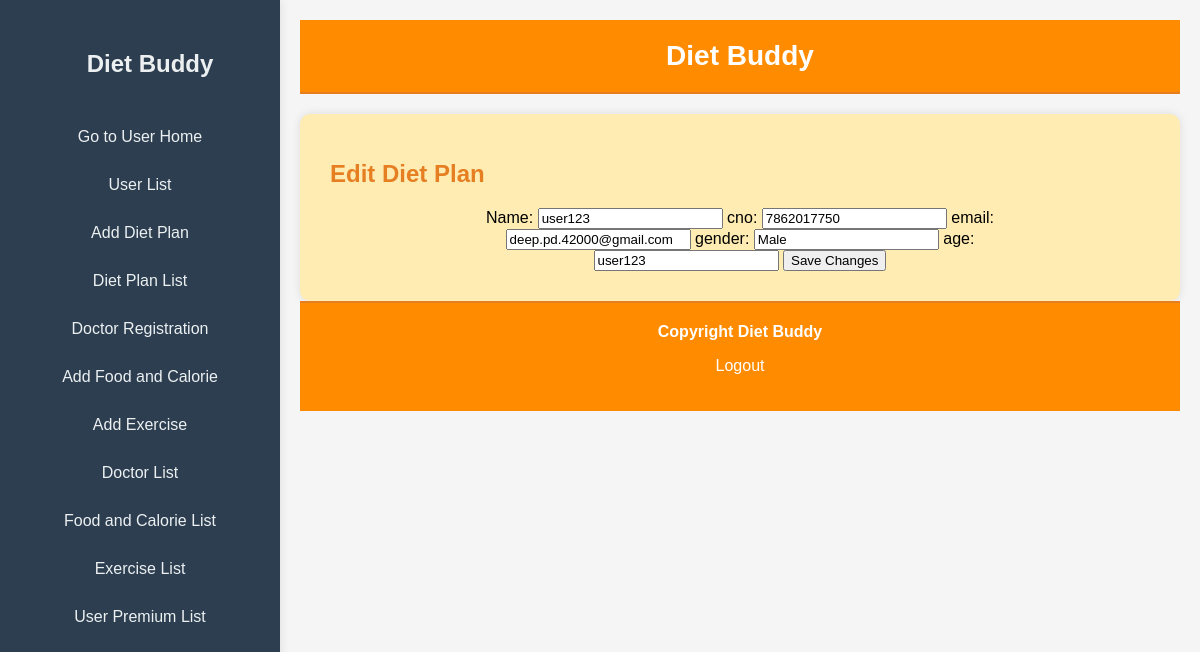
The page /edit-userlist.php?id=14 (signed in) on the database its author committed.
### tables this page shows
CREATE TABLE `user_registration` (
  `id` int(50) NOT NULL,
  `name` varchar(100) DEFAULT NULL,
  `cno` varchar(100) DEFAULT NULL,
  `email` varchar(100) DEFAULT NULL,
  `gender` varchar(100) DEFAULT NULL,
  `age` varchar(100) DEFAULT NULL
);

### edit-userlist.php (the view, shortened to what this page needs)
<?php
    include('connection.php');
    $dietPlanId = $_GET['id'];
    $query = $db->prepare("SELECT * FROM user_registration WHERE id = :dietPlanId");
    $query->bindValue(':dietPlanId', $dietPlanId, PDO::PARAM_INT);
    $query->execute();
    $dietPlan = $query->fetch(PDO::FETCH_OBJ);
?>
<!DOCTYPE html>
<html>
<head>
    <link rel="stylesheet" type="text/css" href="css/s1.css">
</head>
<body>
    <div id="full">
    <div id="sidebar">
            <h2><a href="admin-home.php" style="color: #ecf0f1;">Diet Buddy</a></h2>
            <a href="user-home.php">Go to User Home</a>
            <a href="user-list.php">User List</a>
            <a href="add-dietplan.php">Add Diet Plan</a>
            <a href="dietplan-list.php">Diet Plan List</a>
            <a href="doctor-registration.php">Doctor Registration</a>
            <a href="add-food.php">Add Food and Calorie</a>
            <a href="add-exercise.php">Add Exercise</a>
            <a href="doctor-list.php">Doctor List</a>
            <a href="food-list.php">Food and Calorie List</a>
            <a href="exercise-list.php">Exercise List</a>
            <a href="userpremiumlist.php">User Premium List</a>
        </div>
        <div id="content">
            <div id="header">
                <h2><a href="admin-home.php">Diet Buddy</a></h2>
            </div>
            <div id="body">
                <h1>Edit Diet Plan</h1>
                <center>
                    <div id="form">
                        <form method="post" action="">
                            <label for="name">Name:</label>
                            <input type="text" name="name" value="<?= $dietPlan->name; ?>" required>
                            <label for="cno">cno:</label>
                            <input type="text" name="cno" value="<?= $dietPlan->cno; ?>" required>
                            <label for="email">email:</label>
                            <input type="text" name="email" value="<?= $dietPlan->email; ?>" required>
                            <label for="gender">gender:</label>
                            <input type="text" name="gender" value="<?= $dietPlan->gender; ?>" required>
                            <label for="age">age:</label>
                            <input type="text" name="age" value="<?= $dietPlan->age; ?>" required>
                            <input type="submit" name="edit" value="Save Changes">
                        </form>
                    </div>
                </center>
            </div>
            <div id="footer">
                <h4>Copyright Diet Buddy</h4>
                <p><a href="index.php">Logout</a></p>
            </div>
        </div>
    </div>
</body>
</html>

### css/s1.css (style rules this page uses)
body { font-family: Arial, sans-serif; margin: 0; padding: 0; background-color: #f5f5f5; display: flex; flex-direction: column; min-height: 100vh; }
#full { display: flex; flex: 1; }
#sidebar { flex-basis: 20%; background-color: #2c3e50; color: #ecf0f1; padding: 20px; box-shadow: 0 0 10px rgba(0, 0, 0, 0.1); display: flex; flex-direction: column; align-items: center; transition: 0.3s; }
#sidebar h2 { margin-bottom: 20px; font-size: 24px; color: #ecf0f1; }
#sidebar a { text-decoration: none; color: #ecf0f1; padding: 10px; border-radius: 5px; margin-bottom: 10px; transition: background-color 0.3s ease, color 0.3s ease; width: 100%; text-align: center; display: block; }
#content { flex: 1; padding: 20px; }
#header { background-color: #ff8c00; padding: 20px; text-align: center; border-bottom: 2px solid #e67e22; }
#header h2 { margin: 0; font-size: 28px; color: #fff; }
#header a { text-decoration: none; color: #fff; font-weight: bold; margin: 0 15px; transition: color 0.3s ease; }
#body { background-color: #ffecb3; border-radius: 10px; margin-top: 20px; box-shadow: 0 0 10px rgba(0, 0, 0, 0.1); padding: 30px; }
#body h1 { font-size: 24px; margin-bottom: 20px; color: #e67e22; }
#footer { background-color: #ff8c00; padding: 20px; text-align: center; border-top: 2px solid #e67e22; margin-top: auto; }
#footer h4 { margin: 0; color: #fff; }
#footer a { text-decoration: none; color: #fff; transition: color 0.3s ease; }
#form { width: 80%; margin: auto; }

### rows shown on the page
user_registration: name "user123", cno "7862017750", email "deep.pd.42000@gmail.com", gender "Male", age "user123"
